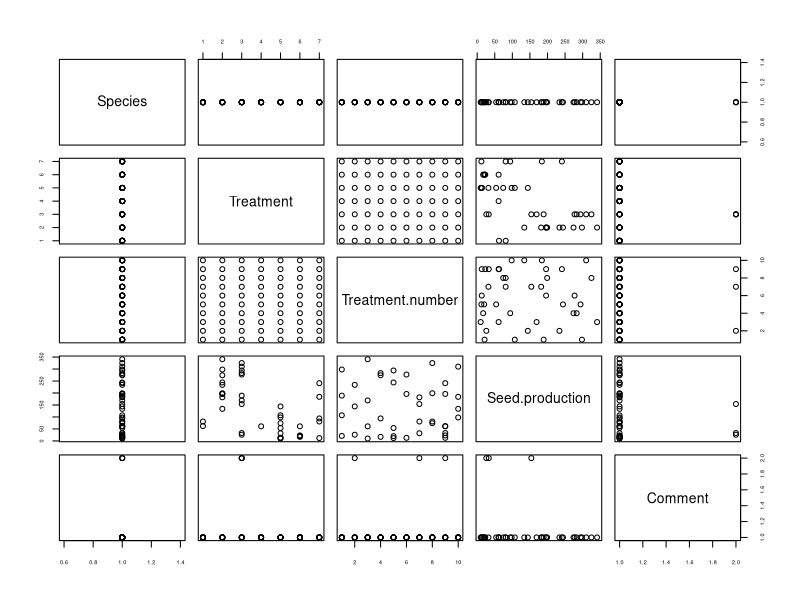
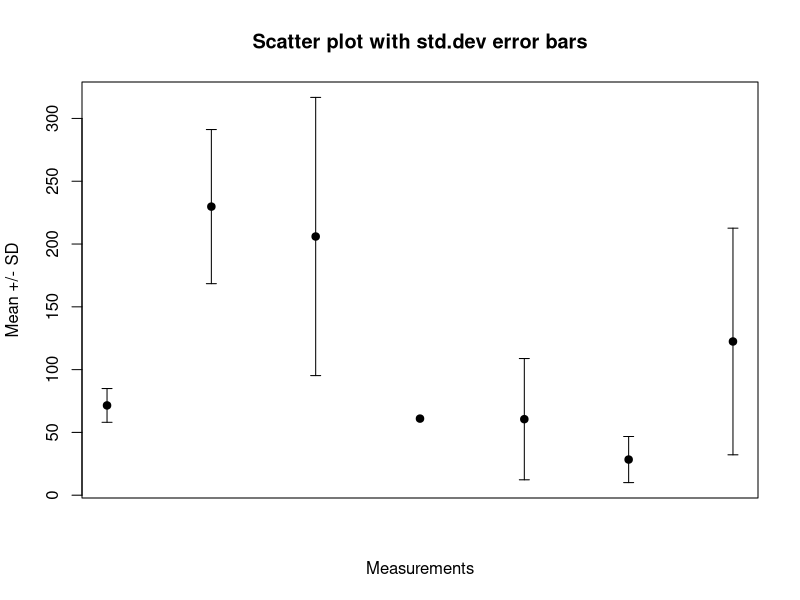

Reproduce these figures in R, in order. (Note: this script raises an error after producing the figures.)

#In this script I'm going to represent the seed set of the different species 

#First species Petunia integrifolia, CODE=PEIN, N=10 for each treatment, just represented the ones that we have obtained seed set


library(reshape2)

seed_set <- read.csv("PEIN_seed_set.csv", sep=";")

mean_seed_set <- dcast(Treatment ~ ., value.var = "Seed.production", fun.aggregate = mean, data = seed_set, na.rm= TRUE)

mean_seed_set$.-> avg

sd_seed_set <- dcast(Treatment ~ ., value.var = "Seed.production", fun.aggregate = sd, data = seed_set, na.rm= TRUE)

sd_seed_set$. -> sdev

sdev[4] <- 0

plot(seed_set, cex.axis=0.5)

x <- 1:7

plot(x, avg,
     ylim=range(c(avg-sdev, avg+sdev)),
     pch=19, xlab="Measurements", xaxt="n", ylab="Mean +/- SD",
     main="Scatter plot with std.dev error bars"
)
# hack: we draw arrows but with very special "arrowheads"
arrows(x, avg-sdev, x, avg+sdev, length=0.05, angle=90, code=3)

axis(side=1, labels=mean_seed_set$Treatment, pos=1)

axis(1, at=x,labels=mean_seed_set$Treatment, col.axis="black")



